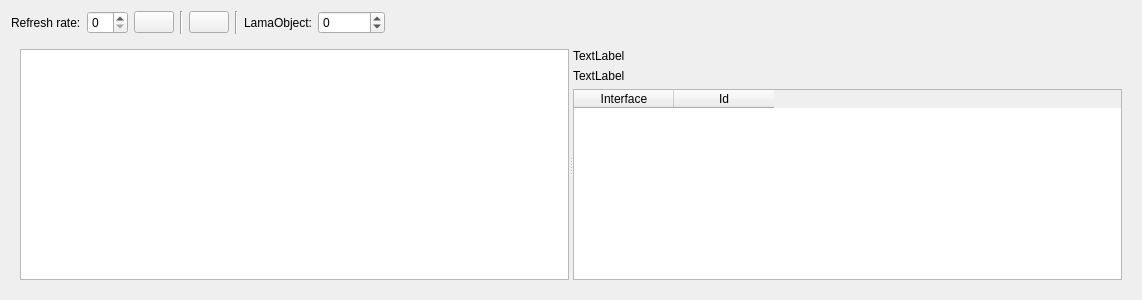
<?xml version="1.0" encoding="UTF-8"?>
<ui version="4.0">
 <class>LamaGraphWidget</class>
 <widget class="QWidget" name="LamaGraphWidget">
  <property name="geometry">
   <rect>
    <x>0</x>
    <y>0</y>
    <width>1142</width>
    <height>300</height>
   </rect>
  </property>
  <property name="windowTitle">
   <string>LaMa Map</string>
  </property>
  <layout class="QVBoxLayout" name="verticalLayout">
   <item>
    <layout class="QHBoxLayout" name="toolbar_layout">
     <item>
      <widget class="QLabel" name="rate_label">
       <property name="text">
        <string>Refresh rate:</string>
       </property>
      </widget>
     </item>
     <item>
      <widget class="QSpinBox" name="rate_spin_box"/>
     </item>
     <item>
      <widget class="QPushButton" name="map_update_button">
       <property name="text">
        <string/>
       </property>
      </widget>
     </item>
     <item>
      <widget class="Line" name="line">
       <property name="orientation">
        <enum>Qt::Vertical</enum>
       </property>
      </widget>
     </item>
     <item>
      <widget class="QPushButton" name="fit_button">
       <property name="text">
        <string/>
       </property>
      </widget>
     </item>
     <item>
      <widget class="Line" name="line_2">
       <property name="orientation">
        <enum>Qt::Vertical</enum>
       </property>
      </widget>
     </item>
     <item>
      <widget class="QLabel" name="lama_object_label">
       <property name="text">
        <string>LamaObject:</string>
       </property>
      </widget>
     </item>
     <item>
      <widget class="QSpinBox" name="object_spin_box">
       <property name="minimum">
        <number>-1</number>
       </property>
       <property name="maximum">
        <number>100000000</number>
       </property>
      </widget>
     </item>
     <item>
      <spacer name="horizontalSpacer">
       <property name="orientation">
        <enum>Qt::Horizontal</enum>
       </property>
       <property name="sizeHint" stdset="0">
        <size>
         <width>40</width>
         <height>20</height>
        </size>
       </property>
      </spacer>
     </item>
    </layout>
   </item>
   <item>
    <widget class="QWidget" name="widget" native="true">
     <layout class="QHBoxLayout" name="horizontalLayout">
      <item>
       <widget class="QSplitter" name="splitter">
        <property name="orientation">
         <enum>Qt::Horizontal</enum>
        </property>
        <widget class="InteractiveGraphicsView" name="graphics_view">
         <property name="renderHints">
          <set>QPainter::Antialiasing|QPainter::HighQualityAntialiasing|QPainter::SmoothPixmapTransform|QPainter::TextAntialiasing</set>
         </property>
         <property name="resizeAnchor">
          <enum>QGraphicsView::AnchorViewCenter</enum>
         </property>
        </widget>
        <widget class="QWidget" name="desc_widget" native="true">
         <layout class="QVBoxLayout" name="verticalLayout_2">
          <item>
           <widget class="QLabel" name="object_and_number_label">
            <property name="text">
             <string>TextLabel</string>
            </property>
           </widget>
          </item>
          <item>
           <widget class="QLabel" name="name_label">
            <property name="text">
             <string>TextLabel</string>
            </property>
           </widget>
          </item>
          <item>
           <widget class="QTableWidget" name="desc_table">
            <property name="columnCount">
             <number>2</number>
            </property>
            <column>
             <property name="text">
              <string>Interface</string>
             </property>
            </column>
            <column>
             <property name="text">
              <string>Id</string>
             </property>
            </column>
           </widget>
          </item>
         </layout>
        </widget>
       </widget>
      </item>
     </layout>
    </widget>
   </item>
  </layout>
 </widget>
 <customwidgets>
  <customwidget>
   <class>InteractiveGraphicsView</class>
   <extends>QGraphicsView</extends>
   <header>rqt_graph.interactive_graphics_view</header>
  </customwidget>
 </customwidgets>
 <resources/>
 <connections/>
</ui>
